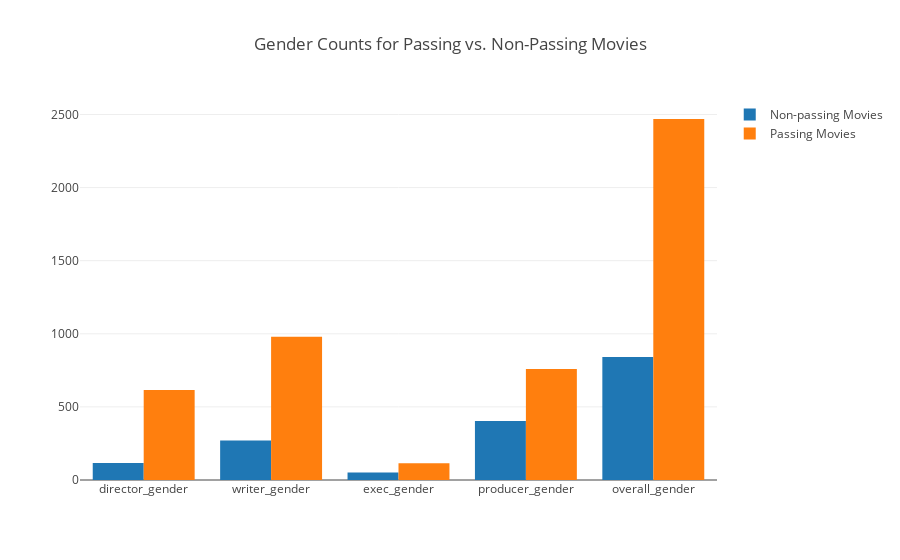

The code cell stored with this chart in its notebook:
### Code cell
trace0 = go.Bar(
    x=[col for col in gender_columns],
    y=[val for val in bechdel_df.groupby('passing')[gender_columns].sum().values[0]],
    name='Non-passing Movies'
)

trace1 = go.Bar(
    x=[col for col in gender_columns],
    y=[val for val in bechdel_df.groupby('passing')[gender_columns].sum().values[1]],
    name='Passing Movies'
)
data = [trace0, trace1]    

layout = go.Layout(
    title="Gender Counts for Passing vs. Non-Passing Movies",
    barmode=('group')
)

fig = go.Figure(data=data, layout=layout)
iplot(fig)

### Figure 1 — Plotly figure (JSON) as saved in the notebook; plotly's stock layout.template omitted (floating-point values rounded to 4 significant figures)
{"data": [{"name": "Non-passing Movies", "type": "bar", "uid": "dc528f99-8853-422a-9c85-1c2d9050e55f", "x": ["director_gender", "writer_gender", "exec_gender", "producer_gender", "overall_gender"], "y": [116, 271, 52, 403, 842]}, {"name": "Passing Movies", "type": "bar", "uid": "f9a7f999-32f5-4e9d-958a-b316efc63ba8", "x": ["director_gender", "writer_gender", "exec_gender", "producer_gender", "overall_gender"], "y": [616, 980, 114, 760, 2469]}], "layout": {"autosize": true, "barmode": "group", "title": {"text": "Gender Counts for Passing vs. Non-Passing Movies"}, "xaxis": {"autorange": true, "range": [-0.5, 4.5], "type": "category"}, "yaxis": {"autorange": true, "range": [0, 2599.0], "type": "linear"}}}
